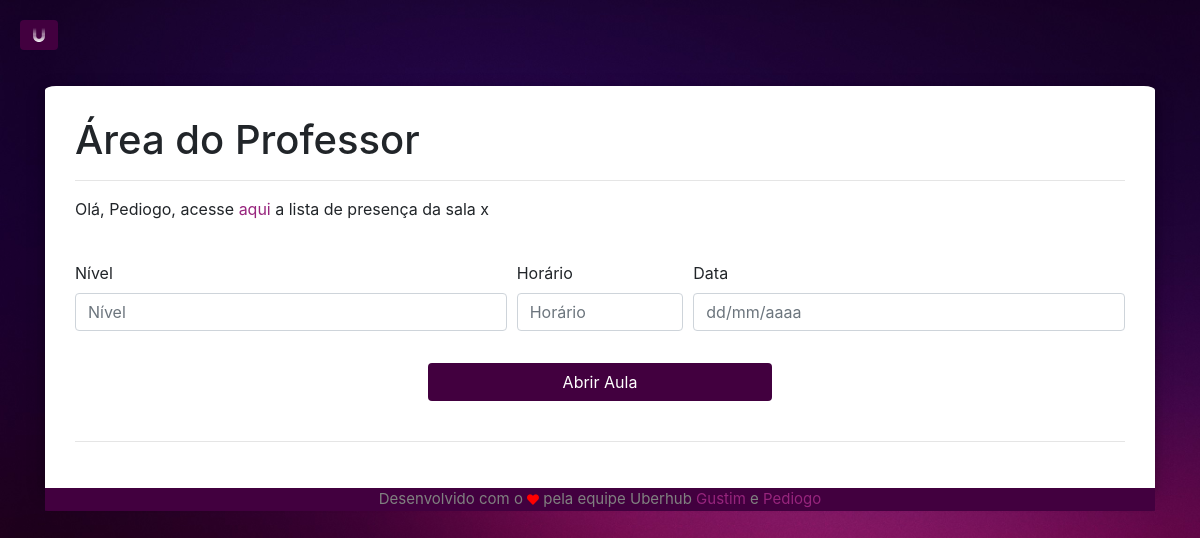
The app's page /prof (signed in), older data.
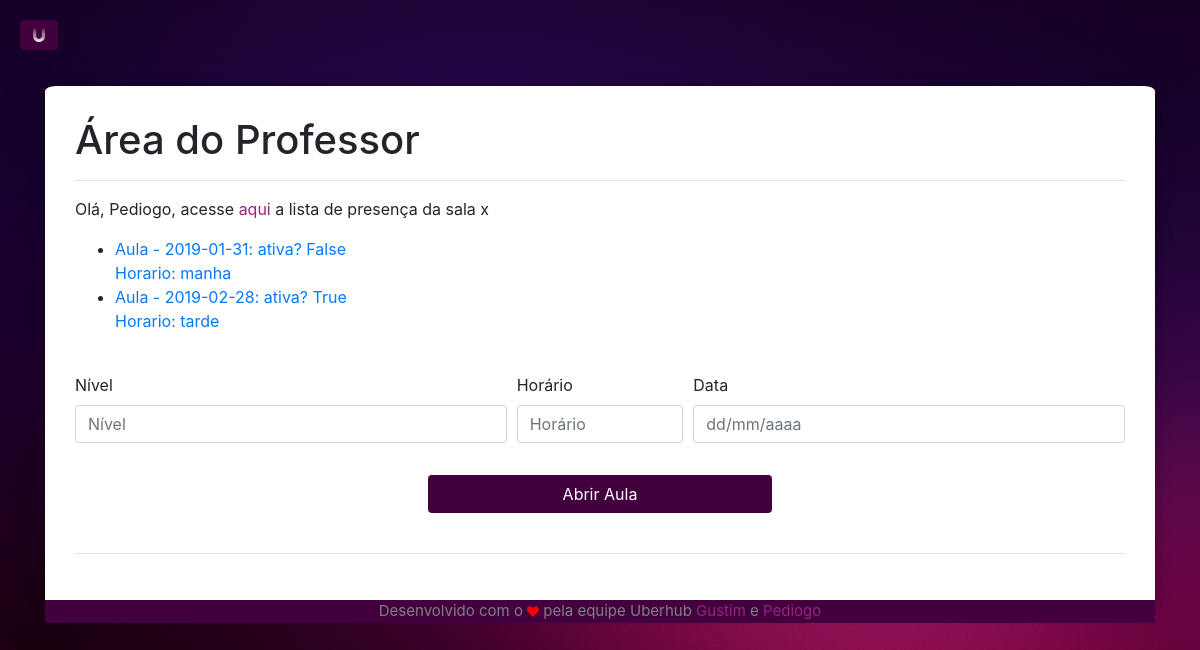
The same page, newer data.
### app/models/tables.py (models this page shows, shortened)
class Professor(db.Model):
    __tablename__ = "professor"
    id       = db.Column(db.Integer, primary_key=True, autoincrement=True)
    cpf      = db.Column(db.String(11), nullable=False, unique=True)
    apelido  = db.Column(db.String(15), nullable=False, unique=True)
    email    = db.Column(db.String(50), nullable=False, unique=True)
    nome     = db.Column(db.String(50), nullable=False)
    telefone = db.Column(db.String(11))
    ID_URI   = db.Column(db.String(5), unique=True)
    senha    = db.Column(db.String(30), nullable=False)
    @property
    def is_authenticated(self):
        return True

class Aula(db.Model):
    __tablename__ = "aula"
    id       = db.Column(db.Integer, primary_key=True, autoincrement=True)
    dia      = db.Column(db.Date)
    horario  = db.Column(db.String(5), CheckConstraint('horario="manha" or horario="tarde"'), nullable=False)
    nivel    = db.Column(db.String(15), nullable=False)
    ativa    = db.Column(db.Boolean, default=False, server_default=sa.sql.expression.false(), nullable=False)
    id_prof  = db.Column(db.Integer, db.ForeignKey('professor.id'))
    fk_professor =  db.relationship('Professor', foreign_keys=id_prof)

### app/controllers/default.py (the view)
@app.route("/prof", methods=["POST", "GET"])
def prof():
    if current_user.is_authenticated:
        form = ProfForm()
        if form.validate_on_submit():
            horario = form.horario.data
            if form.horario.data == "manhã":
                horario = "manha"
            dia = strToDate(form.data.data)
            new_aula = tables.Aula(dia, horario, form.nivel.data, current_user.id)
            db.session.add(new_aula)
            db.session.commit()
            return redirect(url_for("lista"))
        else:
            print(form.errors)
        aulas = tables.Aula.query.filter_by(id_prof=current_user.id)
        return render_template('home/aula.html', form=form, aulas=aulas)
    else:
        return redirect(url_for("login"))

### app/models/forms.py
class ProfForm(FlaskForm):
    data = StringField("data", validators=[DataRequired(message="Campo Obrigatório!"), Length(min=10, max=10, message="Data invalida")])
    horario = StringField("horario", validators=[DataRequired(message="Campo Obrigatório!"), Length(min=5, max=5, message="Horário inválido!")]) # manha, tarde
    nivel = StringField("nivel", validators=[DataRequired(message="Campo Obrigatório!")]) #Iniciante, Iniciado, Intermediario, Avancado I, Avancado II
    profSubmit = SubmitField("profSubmit")

### app/controllers/default.py (called while the page is built)
@lm.user_loader
def load_user(id):
    return tables.Professor.query.filter_by(id=id).first()

### app/templates/home/aula.html (shortened to what this page needs)
{% extends 'base.html' %}
    {% block body %}
      <h1>Área do Professor</h1>
      <hr>
        {% if current_user.is_authenticated %}
            <p>Olá, {{ current_user.apelido }}, acesse <a href="lista" class="ftLink">aqui</a> a lista de presença da sala x</p>
            <ul>
                {% for aula in aulas %}
                    <li><a href="{{ url_for('lista', id_aula=aula.id) }}">
                        Aula - {{ aula.dia }}: ativa? {{ aula.ativa }}<br>
                        Horario: {{ aula.horario }}
                    </a></li>
                {% endfor %}
            </ul>
        {% else %}
            <p>Acesse <a href="lista" class="ftLink">aqui</a> a lista de presença da sala x</p>
        {% endif %}
      <br>
      <form action="" method="POST">
        <div class="form-row bootstrap-iso">
            <div class="col-md-5 mb-2">
            <label for="validationServer01">Nível</label>
            {% if form.errors.nivel %}
            {{ form.nivel(class="form-control is-invalid", id="nivel", type="text", placeholder="Nível") }}
            <div class="invalid-feedback">
              Este campo é obrigatório!
            </div>
            {% else %}
            {{ form.nivel(class="form-control", id="nivel", type="text", placeholder="Nível") }}
            {% endif %}
          </div>
          <div class="col-md-2 mb-2">
              <label for="validationServer01">Horário</label>
              {% if form.errors.horario %}
                  {{ form.horario(class="form-control is-invalid", id="horario", type="text", placeholder="Horário") }}
                  <div class="invalid-feedback">
                      Este campo é obrigatório!
                  </div>
              {% else %}
                  {{ form.horario(class="form-control", id="horario", type="text", placeholder="Horário") }}
              {% endif %}
          </div>
          <div class="col-md-5 mb-2">
            <label for="validationServer01">Data</label>
            {% if form.errors.data %}
            {{ form.data(class="form-control is-invalid", id="date", type="text", placeholder="dd/mm/aaaa",  maxlength="10", OnKeyPress="formatar('##/##/####', this)") }}
            <div class="invalid-feedback">
              Este campo é obrigatorio!
            </div>
            {% else %}
            {{ form.data(class="form-control", id="date", type="text", placeholder="dd/mm/aaaa",  maxlength="10", OnKeyPress="formatar('##/##/####', this)") }}
            {% endif %}
          </div>
        </div>
        <br>
        <div class="form-row">
          <div class="col-md mb">
          </div>
          <div class="col-md mb">
            {{ form.profSubmit(type="submit", id="enviar", class="btn", value="Abrir Aula") }}
          </div>
          <div class="col-md mb">
          </div>
        </div>
      </form><br><hr>
    {% endblock %}

### app/templates/base.html (shortened to what this page needs)
<!DOCTYPE html>
<html lang="en" dir="ltr">
  <head>
    <link rel="stylesheet" href="https://stackpath.bootstrapcdn.com/bootstrap/4.1.3/css/bootstrap.min.css">
    <link rel="stylesheet" href="{{ url_for('static', filename='home/simple-sidebar.css') }}" rel="stylesheet">
    <link rel="stylesheet" href="https://use.fontawesome.com/releases/v5.6.1/css/all.css">
    <link rel="stylesheet" href="https://formden.com/static/cdn/bootstrap-iso.css" />
  </head>
  <body class="bg">
    <div id="wrapper">
        <div id="page-content-wrapper" class="">
                <button href="#menu-toggle" class="btn fab fa-uniregistry" id="menu-toggle"></button>
        </div>
        <div class="container">
          <br>
          <div class="container" id="logmain">
          {% block body %}
          {% endblock %}
          </div>
          <footer class="thin">
            <div class="container">
              <p>Desenvolvido com o <i class="fas fa-heart"></i> pela equipe Uberhub <a href="https://github.com/augusto-moraes" class="ftLink" target="_blank">Gustim</a> e <a href="https://github.com/pedrodiogo219" class="ftLink" target="_blank">Pediogo</a></p>
            </div>
          </footer>
        </div>
    </div>
    <link rel="stylesheet" href="https://cdnjs.cloudflare.com/ajax/libs/bootstrap-datepicker/1.4.1/css/bootstrap-datepicker3.css"/>
  </body>
</html>

### app/static/home/simple-sidebar.css (style rules this page uses)
body.bg { overflow-x: hidden; background-image: url(../img/bg.jpg); background-color: #E6E6FA; background-size: 100%; }
#wrapper { padding-left: 0; -webkit-transition: all 0.5s ease; -moz-transition: all 0.5s ease; -o-transition: all 0.5s ease; transition: all 0.5s ease; }
#page-content-wrapper { width: 100%; position: absolute; padding: 15px; }
@media (min-width:768px) { #wrapper { padding-left: 0; } }
@media (min-width:768px) { #page-content-wrapper { padding: 20px; position: relative; } }
#menu-toggle { position: fixed; left: -2; }
html { scroll-behavior: smooth; }
#logmain { background-color: white; margin-top: 2%; padding: 30px; border-radius: 1.0001%; border-bottom-left-radius: 0; border-bottom-right-radius: 0; box-shadow: 0 4px 8px 0 rgba(0, 0, 0, 0.2), 0 6px 20px 0 rgba(0, 0, 0, 0.19); }
#enviar { width: 100%; }
.btn { background-color: #42003f; color: white; }
footer.thin { background-color: #42003f; color: grey; text-align: center; bottom: 0; font-size: 15px; border-bottom-left-radius: 1.0001%; border-bottom-right-radius: 1.0001%; }
.fa-heart { font-size: 11.9px; color: red; }
.ftLink { color: #97247d; }

Row changes from the older to the newer data that the page shows:
added Aula: dia "2019-01-31", ativa "False", horario "manha"
added Aula: dia "2019-02-28", ativa "True", horario "tarde"
